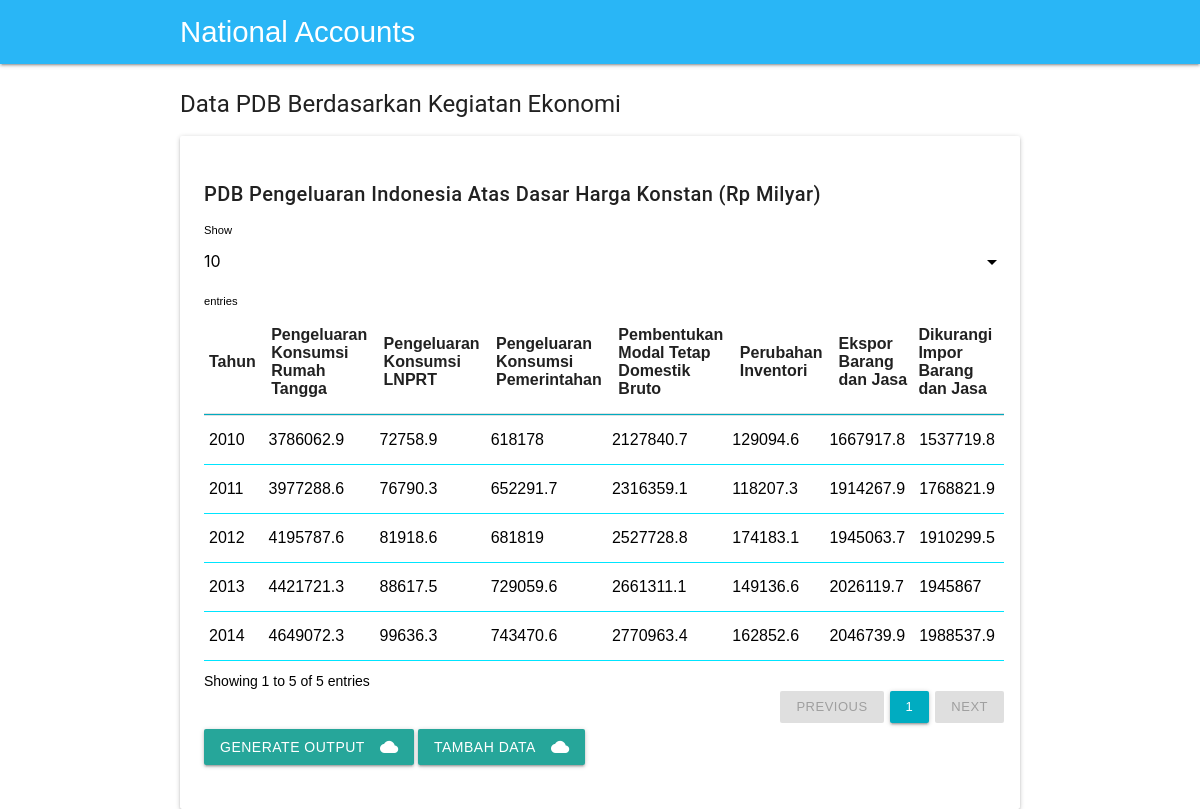
The page /index.php/home/pdb_pengeluaran on the database its author committed.
### tables this page shows
CREATE TABLE `pdb_pengeluaran` (
  `tahun` year(4) NOT NULL,
  `konsumsi_ruta` double NOT NULL,
  `konsumsi_LNPRT` double NOT NULL,
  `konsumsi_pemerintahan` double NOT NULL,
  `pmtb_bruto` double NOT NULL,
  `perubahan_inventori` double NOT NULL,
  `ekspor_barangjasa` double NOT NULL,
  `impor_barangjasa` double NOT NULL,
  `diskrepansi_statistik1` double NOT NULL
);

### application/controllers/Home.php (called while the page is built, shortened)
<?php
class Home extends CI_Controller {
	public function __construct(){
		$this->load->model('Model_home');
	}
	public function pdb_pengeluaran(){
		$header['page'] = 'PDB Pengeluaran';
		$data['pdb_pengeluaran'] = $this->Model_home->get_pdb_pengeluaran();
 		$this->load->view('template/header',$header);
		$this->load->view('template/navbar');
		$this->load->view('pdb_pengeluaran',$data);
		$this->load->view('template/footer');
	}
}

### index.php (called while the page is built, shortened)
<?php
require_once BASEPATH.'core/CodeIgniter.php';

### application/models/Model_home.php (called while the page is built, shortened)
<?php
class Model_home extends CI_Model {
	public function get_pdb_pengeluaran(){
		return $this->db->get('pdb_pengeluaran')->result();
	}
}

### application/views/pdb_pengeluaran.php (the view, shortened to what this page needs)
<div class="container">
<div class="col s12 m7">
<h4 class="header">Data PDB Berdasarkan Kegiatan Ekonomi</h4>
    <div class="card horizontal">
      <div class="card-stacked">
        <div class="card-content">
         <h5>PDB Pengeluaran Indonesia Atas Dasar Harga Konstan (Rp Milyar) </h5>
         <div class="table-wrapper">
	      <table id="pdb-table" class="display nowrap" style="width:100%">
	        <thead>
	          <tr>
					<th>Tahun</th>
					<th>Pengeluaran Konsumsi Rumah Tangga</th>
					<th>Pengeluaran Konsumsi LNPRT</th>
					<th>Pengeluaran Konsumsi Pemerintahan </th>
					<th>Pembentukan Modal Tetap Domestik Bruto </th>
					<th>Perubahan Inventori</th>
					<th>Ekspor Barang dan Jasa </th>
					<th>Dikurangi Impor Barang dan Jasa </th>
	          </tr>
	        </thead>
	        <tbody>
	          <?php foreach ($pdb_pengeluaran as $key => $value) {
     			echo "<tr><td>".$value->tahun."</td>";
     			echo "<td>".$value->konsumsi_ruta."</td>";
     			echo "<td>".$value->konsumsi_LNPRT ."</td>";
     			echo "<td>".$value->konsumsi_pemerintahan."</td>";
     			echo "<td>".$value->pmtb_bruto."</td>";
     			echo "<td>".$value->perubahan_inventori."</td>";
     			echo "<td>".$value->ekspor_barangjasa."</td>";
     			echo "<td>".$value->impor_barangjasa."</td></tr>";
		     	} ?>
	        </tbody>
	      </table>
        </div>
        <div class="row">
        	<div class="col l12 left">
				<a class="waves-effect waves-light btn"><i class="material-icons right">cloud</i>Generate Output</a>
				<a href="<?php echo base_url('home/input_data_pdb_pengeluaran');?>" class="waves-effect waves-light btn"><i class="material-icons right">cloud</i>Tambah data</a>
			</div>
		</div>
        </div>
      </div>
    </div>
  </div>
</div>

### application/views/template/header.php (shortened to what this page needs)
<html>
  <head>
    <link type="text/css" rel="stylesheet" href="<?php echo base_url('assets/css/materialize.min.css');?>"  media="screen,projection"/>
    <link type="text/css" rel="stylesheet" href="<?php echo base_url('assets/css/leaflet.css')?>">
    <link type="text/css" rel="stylesheet" href="<?php echo base_url('assets/css/data-table.css')?>">
    <link rel="stylesheet" type="text/css" href="<?php echo base_url('assets/css/data-table.material.min.css');?>">
  </head>
  <body>

### application/views/template/navbar.php (shortened to what this page needs)
<nav class="light-blue lighten-1" role="navigation">
  <div class="nav-wrapper container"><a id="logo-container" href="<?php echo base_url();?>" class="brand-logo">National Accounts</a>
  </div>
</nav>

### application/views/template/footer.php (shortened to what this page needs)
  </body>
</html>

### rows shown on the page
pdb_pengeluaran: tahun "2010", konsumsi_ruta "3786062.9", konsumsi_LNPRT "72758.9", konsumsi_pemerintahan "618178", pmtb_bruto "2127840.7", perubahan_inventori "129094.6", ekspor_barangjasa "1667917.8", impor_barangjasa "1537719.8"
pdb_pengeluaran: tahun "2011", konsumsi_ruta "3977288.6", konsumsi_LNPRT "76790.3", konsumsi_pemerintahan "652291.7", pmtb_bruto "2316359.1", perubahan_inventori "118207.3", ekspor_barangjasa "1914267.9", impor_barangjasa "1768821.9"
pdb_pengeluaran: tahun "2012", konsumsi_ruta "4195787.6", konsumsi_LNPRT "81918.6", konsumsi_pemerintahan "681819", pmtb_bruto "2527728.8", perubahan_inventori "174183.1", ekspor_barangjasa "1945063.7", impor_barangjasa "1910299.5"
pdb_pengeluaran: tahun "2013", konsumsi_ruta "4421721.3", konsumsi_LNPRT "88617.5", konsumsi_pemerintahan "729059.6", pmtb_bruto "2661311.1", perubahan_inventori "149136.6", ekspor_barangjasa "2026119.7", impor_barangjasa "1945867"
pdb_pengeluaran: tahun "2014", konsumsi_ruta "4649072.3", konsumsi_LNPRT "99636.3", konsumsi_pemerintahan "743470.6", pmtb_bruto "2770963.4", perubahan_inventori "162852.6", ekspor_barangjasa "2046739.9", impor_barangjasa "1988537.9"
